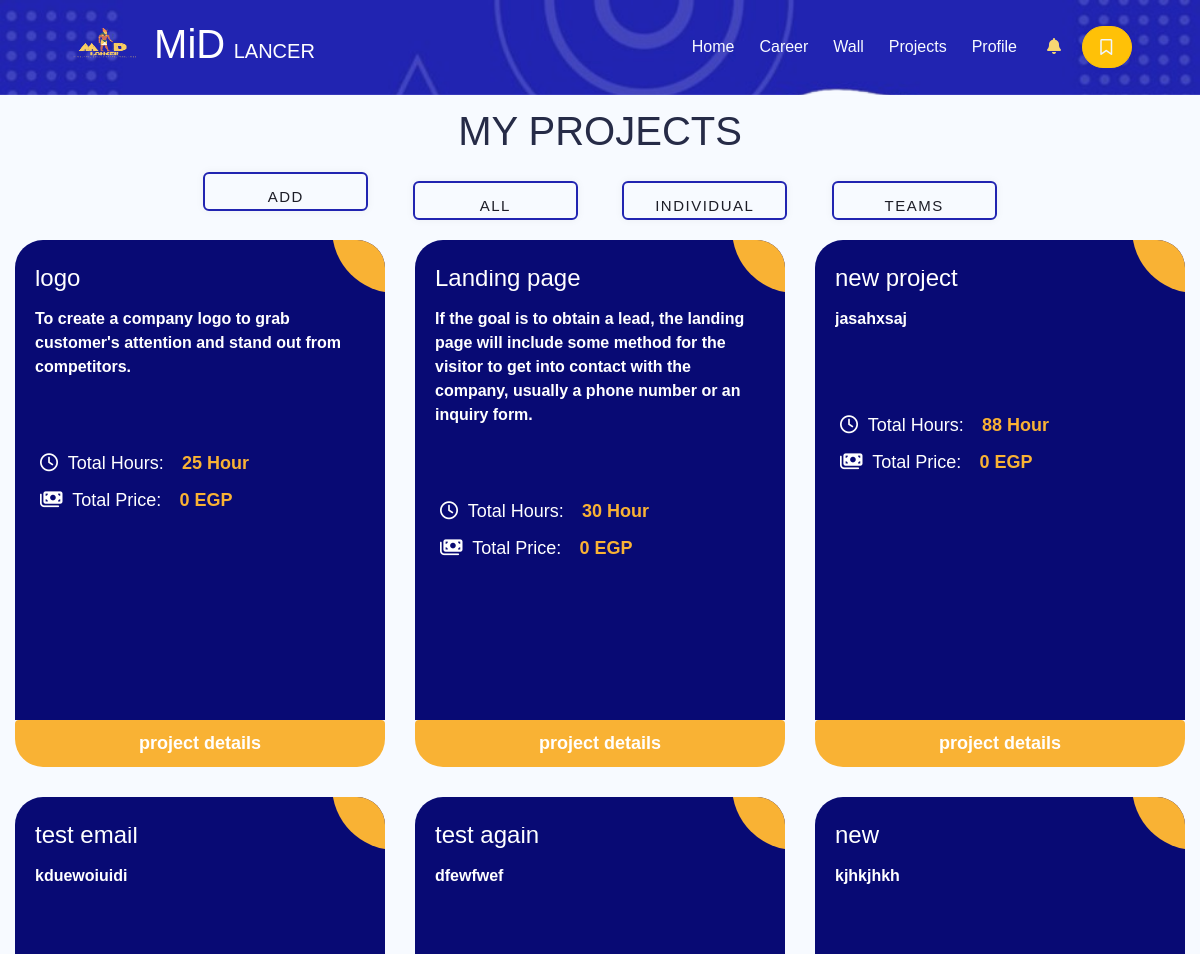
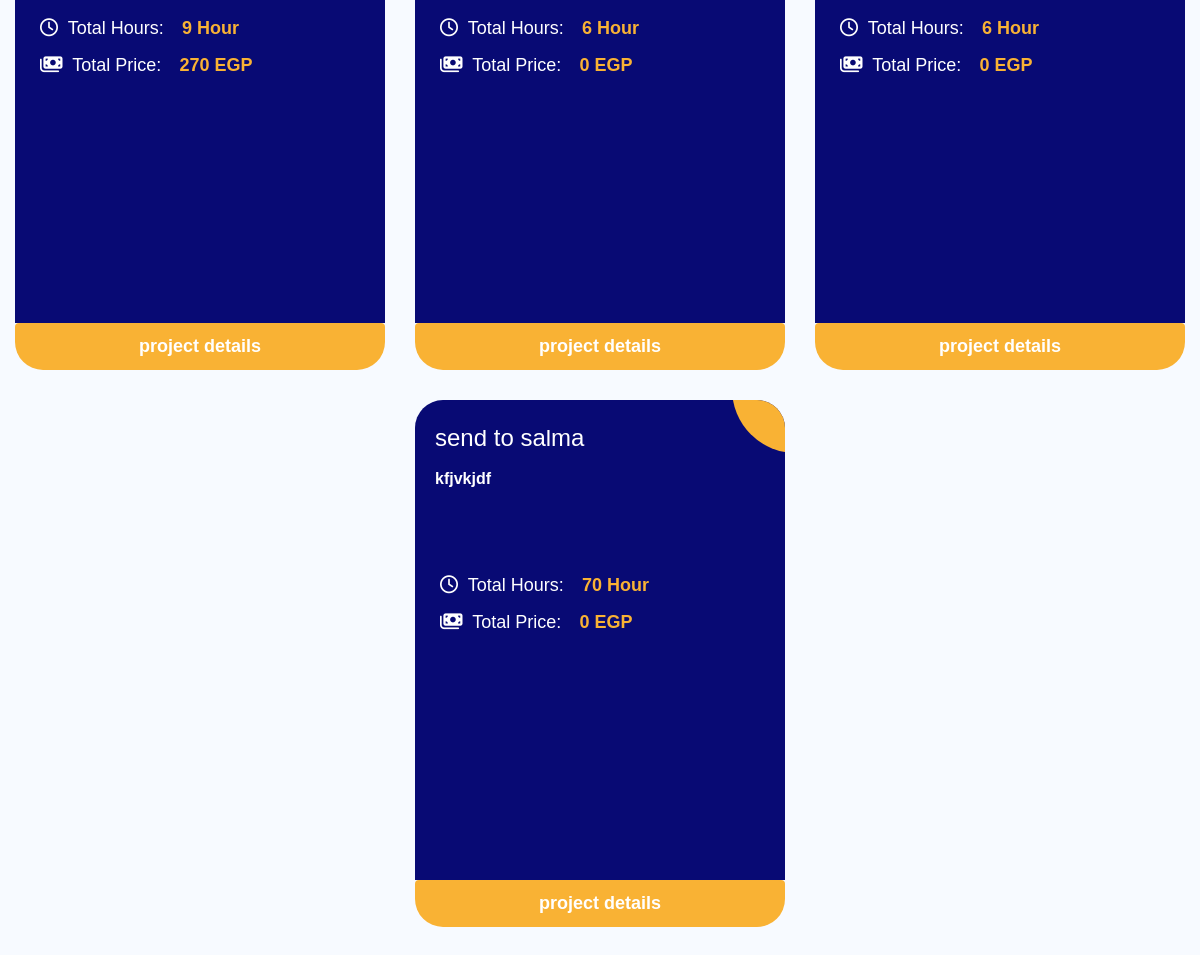
Screenshot of /my_projects_client_old.php (signed in) with the database file from the repository (2 pictures, top to bottom).
### tables this page shows
CREATE TABLE `project` (
  `project_id` int(11) NOT NULL,
  `project_name` varchar(250) NOT NULL,
  `description` varchar(250) NOT NULL,
  `total_hours` int(11) NOT NULL,
  `deadline_date` date NOT NULL,
  `user_id` int(11) NOT NULL,
  `type_id` int(11) DEFAULT NULL,
  `posting` int(11) NOT NULL
);

### my_projects_client_old.php (the view, shortened to what this page needs)
<?php
include 'nav+bm.php';
$user_id=$_SESSION['user_id'];
$join = "SELECT *, SUM(`price/hr`) AS 'sumrates', `project`.`project_id` AS `pid` FROM `project`
right JOIN `user` ON `user`.`user_id`=`project`.`user_id`
left JOIN `team_member` ON `project`.`project_id`=`team_member`.`project_id`
left JOIN `freelancer` ON `freelancer`.`freelancer_id`=`team_member`.`freelancer_id`
WHERE `user`.`user_id` ='$user_id' AND `project`.`project_id` IS NOT NULL
GROUP BY `project`.`project_id`";
$run_join=mysqli_query($connect,$join);
$num=mysqli_num_rows($run_join);
if($num==0)
    $error= "You don't have any current projects";
else
{
    function SUM1($price_per_hr,$total_hours){
        $total_price=$price_per_hr * $total_hours;
        return "$total_price";
    }
$type_id = "";
}
?>
<!DOCTYPE html>
<html lang="en">
<head>
  <link rel="stylesheet" href="css/myprojectfreelancer.css">
  <link rel="stylesheet" href="https://cdnjs.cloudflare.com/ajax/libs/font-awesome/6.6.0/css/all.min.css"
 />
</head>
<body>
<div class="main">
    <h1 class="title">MY PROJECTS</h1>
    <form method="GET">
    <button><a href="addproject.php">Add Project</a></button>
    <button><a href="my_projects_client.php">All</a></button>
    <button type="submit"><a href="my_projects_client.php?type_id=1">Individual</a></button>
    <button type="submit"><a href="my_projects_client.php?type_id=2">Teams</a></button>
    </form>
</div>
<?php
  if(!empty($error)) { ?>
    <div class="cards">
        <?php echo $error ?>
    </div>
 <?php } else { ?>
<div class="ag-format-container">
    <div class="ag-courses_box">
    <?php if ($type_id ==1 ){ ?>
      <?php foreach($run_select1 as $data) { ?>
        <?php
        $details="";
        $p_id=$data['pid'];
      $freelancer_count = "SELECT COUNT(freelancer_id) as freelancer_count FROM team_member WHERE `project_id`=$p_id";
  $freelancer_count_result = mysqli_query($connect,$freelancer_count);
  $f_count = mysqli_fetch_assoc($freelancer_count_result)['freelancer_count'];
  if($f_count>1){
    $update="UPDATE `project` SET `type_id` = 2 WHERE `project_id`=$p_id";
    $run_update=mysqli_query($connect,$update);
    header("refresh:1;url=my_projects_client.php?type_id=1");
  }
        ?>
                <div class="ag-courses_item">
                <a href="#" class="ag-courses-item_link">
            <div class="ag-courses-item_bg"></div>
            <div class="ag-courses-item_title">
                <div class="ag-courses-item_title">
                    <h4 class="teams"><?php echo htmlspecialchars ($data ['project_name'],ENT_QUOTES,'UTF-8')?></h4>
                    <p class="para"><?php echo htmlspecialchars ($data ['description'],ENT_QUOTES,'UTF-8')?>
                    </p>
                </div>
            </div>
            <div class="ag-courses-item_date-box">
                <i class="fa-regular fa-clock"></i> Total Hours:
                <span class="ag-courses-item_date">
                <?php echo htmlspecialchars ( $data ['total_hours'],ENT_QUOTES,'UTF-8')?> Hour
                </span>
            </div>
            <div class="ag-courses-item_date-box">
                <i class="fa-solid fa-money-bills"></i>
                Total Price:
                <span class="ag-courses-item_date">
                <?php echo htmlspecialchars (SUM1($data['sumrates'], $data['total_hours']));?> EGP
                </span>
            </div>
            <a href="project_details_client.php?details=<?php echo htmlspecialchars ($data['pid'],ENT_QUOTES,'UTF-8')?>" class="ag-courses-item_anchor">project details</a>
            </a>
        </div>
        <?php } } elseif($type_id == 2){ ?>
            <?php foreach($run_select2 as $key) { ?>
            <div class="ag-courses_item">
                    <a href="#" class="ag-courses-item_link">
                <div class="ag-courses-item_bg"></div>
                <div class="ag-courses-item_title">
                    <div class="ag-courses-item_title">
                        <h4 class="teams"><?php echo htmlspecialchars ($key ['project_name'],ENT_QUOTES,'UTF-8')?></h4>
                        <p class="para"><?php echo htmlspecialchars ($key ['description'],ENT_QUOTES,'UTF-8')?>
                        </p>
                    </div>
                </div>
                <div class="ag-courses-item_date-box">
                    <i class="fa-regular fa-clock"></i> Total Hours:
                    <span class="ag-courses-item_date">
                    <?php echo htmlspecialchars(  $key ['total_hours'],ENT_QUOTES,'UTF-8')?> Hour
                    </span>
                </div>
                <div class="ag-courses-item_date-box">
                    <i class="fa-solid fa-money-bills"></i>
                    Total Price:
                    <span class="ag-courses-item_date">
                    <?php echo SUM1($key['sumrates'], $key['total_hours'])?> EGP
                    </span>
                </div>
                <a href="project_details_client.php?details=<?php echo htmlspecialchars( $key['pid'],ENT_QUOTES,'UTF-8')?>" class="ag-courses-item_anchor">project details</a>
                </a>
            </div>
            <?php } } elseif ($run_join ){?>
              <div class="ag-format-container">
        <div class="ag-courses_box">
        <?php foreach($run_join as $keyy) { ?>
          <div class="ag-courses_item">
                <a href="#" class="ag-courses-item_link">
            <div class="ag-courses-item_bg"></div>
            <div class="ag-courses-item_title">
                <div class="ag-courses-item_title">
                    <h4 class="teams"><?php echo htmlspecialchars( $keyy ['project_name'],ENT_QUOTES,'UTF-8')?></h4>
                    <p class="para"><?php echo htmlspecialchars( $keyy ['description'],ENT_QUOTES,'UTF-8')?>
                    </p>
                </div>
            </div>
            <div class="ag-courses-item_date-box">
                <i class="fa-regular fa-clock"></i> Total Hours:
                <span class="ag-courses-item_date">
                <?php echo htmlspecialchars( $keyy ['total_hours'],ENT_QUOTES,'UTF-8')?> Hour
                </span>
            </div>
            <div class="ag-courses-item_date-box">
                <i class="fa-solid fa-money-bills"></i>
                Total Price:
                <span class="ag-courses-item_date">
                <?php echo htmlspecialchars (SUM1($keyy['sumrates'], $keyy['total_hours']))?> EGP
                </span>
            </div>
            <a href="project_details_client.php?details=<?php echo htmlspecialchars( $keyy['pid'],ENT_QUOTES,'UTF-8')?>" class="ag-courses-item_anchor">project details</a>
            </a>
        </div>
        <?php } } } ?>
    </div>
</div>
</body>
</html>

### css/nav+bm.css (style rules this page uses)
:root { --primary-color: #080a74; --secondary-color: #f6d673; --Thirdly-color: #d6d9e0; --fourthly-color: #1d1d27; }
button { padding: 4px 20px; border-radius: 50px; cursor: pointer; border: 0; border-radius: 0.9em; background-color: var(--secondary-color); box-shadow: rgb(0 0 0 / 5%) 0 0 8px; letter-spacing: 1.5px; text-transform: uppercase; font-size: 15px; transition: all 0.5s ease; font-family: inherit; margin-left: 20px; }
a { text-decoration: none; color: var(--fourthly-color); }

### css/myprojectfreelancer.css (style rules this page uses)
* { margin: 0; padding: 0; box-sizing: border-box; }
.para { font-size: medium; }
:root { --primary-color: #2124b1; --secondary-color: #f6d673; --Thirdly-color: #f7faff; --fourthly-color: #1d1d27; }
.title { transform: translateY(22%); }
.teams { transform: translateY(-22%); }
body { background-color: #f7faff; font-family: 'Gill Sans', 'Gill Sans MT', Calibri, 'Trebuchet MS', sans-serif; }
.ag-format-container { margin: 0 auto; width: 100%; }
.main { text-align: center; padding-top: 8%; }
span { padding-left: 4%; }
.main button a { text-decoration: none; }
.ag-courses_box { display: -webkit-box; display: -ms-flexbox; display: flex; -webkit-box-align: start; -ms-flex-align: start; align-items: center !important; justify-content: center !important; flex-wrap: wrap; }
.ag-courses_item { -ms-flex-preferred-size: calc(33.33333% - 30px); flex-basis: calc(33.33333% - 30px); margin: 0 15px 30px; overflow: hidden; border-radius: 28px; }
.ag-courses-item_link { height: 60vh; text-decoration: none; display: block; padding: 30px 20px; background-color: #080a74; overflow: hidden; position: relative; }
.ag-courses-item_title { min-height: 87px; margin: 0 0 25px; overflow: hidden; font-weight: bold; font-size: 30px; color: #FFF; z-index: 2; position: relative; }
i { margin-left: 5px; margin-right: 5px; }
.ag-courses-item_date-box { font-size: 18px; color: #FFF; padding: 5px 0; z-index: 2; position: relative; }
.ag-courses-item_date { font-weight: bold; color: #f9b234; -webkit-transition: color .5s ease; -o-transition: color .5s ease; transition: color .5s ease }
.ag-courses-item_bg { height: 128px; width: 128px; background-color: #f9b234; z-index: 1; position: absolute; top: -75px; right: -75px; border-radius: 50%; -webkit-transition: all .5s ease; -o-transition: all .5s ease; transition: all .5s ease; }
.ag-courses_item:nth-child(2n) .ag-courses-item_bg { background-color: #f9b234; }
.ag-courses_item:nth-child(3n) .ag-courses-item_bg { background-color: #f9b234; }
.ag-courses_item:nth-child(4n) .ag-courses-item_bg { background-color: #f9b234; }
.ag-courses_item:nth-child(5n) .ag-courses-item_bg { background-color: #f9b234; }
.ag-courses_item:nth-child(6n) .ag-courses-item_bg { background-color: #f9b234; }
.ag-courses-item_anchor { display: block; width: 100%; text-align: center; padding: 10px; background-color: #f9b234; color: white; text-decoration: none; font-weight: bold; font-size: large; border-radius: 4px; transition: background-color 0.3s ease; }

### my_projects_client_old.php (style rules this page uses)
button { --color: #2124b1; font-family: inherit; display: inline-block; width: 11em; height: 2.6em; line-height: 2.5em; margin: 20px; position: relative; cursor: pointer; overflow: hidden; border: 2px solid var(--color); transition: color 0.5s; z-index: 1; font-size: 15px; border-radius: 6px; font-weight: 500; color: var(--color); background-color: transparent; }
button:before { content: ""; position: absolute; z-index: -1; background: var(--color); height: 150px; width: 200px; border-radius: 50%; }
h4 { color:white; }
button:before { top: 100%; left: 100%; transition: all 0.7s; }

### rows the page displays
project: project_name "logo", description "To create a company logo to grab customer's attention and stand out from competitors.", total_hours "25", total_hours "0"
project: project_name "Landing page", description "If the goal is to obtain a lead, the landing page will include some method for the visitor to get into contact with the company, usually a phone number or an inquiry form.", total_hours "30", total_hours "0"
project: project_name "new project", description "jasahxsaj", total_hours "88", total_hours "0"
project: project_name "test email", description "kduewoiuidi", total_hours "9", total_hours "270"
project: project_name "test again", description "dfewfwef", total_hours "6", total_hours "0"
project: project_name "new", description "kjhkjhkh", total_hours "6", total_hours "0"
project: project_name "send to salma", description "kfjvkjdf", total_hours "70", total_hours "0"
